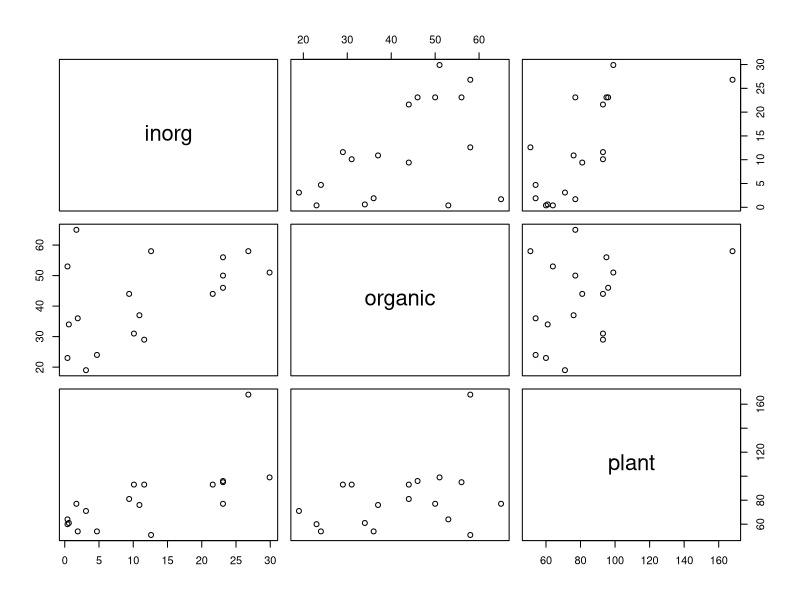
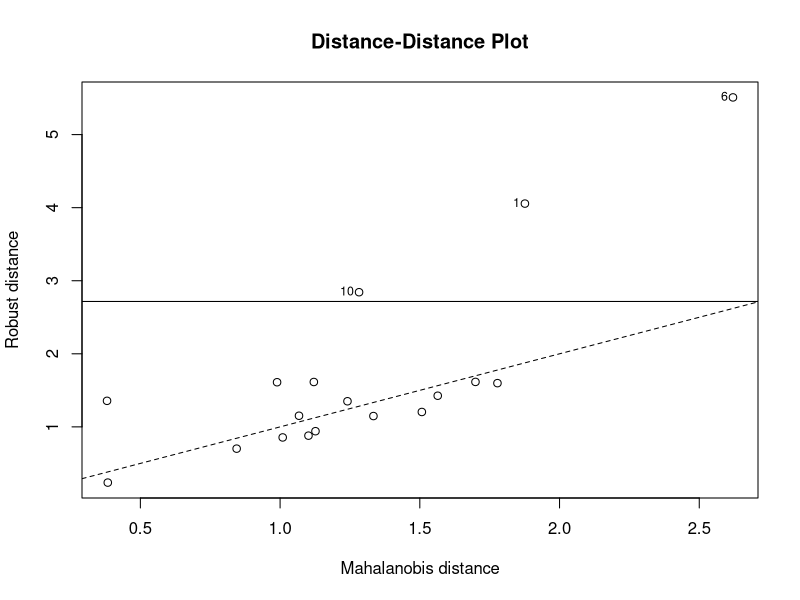

Here is the R script that generated these plots, in order:
library(robustbase)


### Name: phosphor
### Title: Phosphorus Content Data
### Aliases: phosphor
### Keywords: datasets

### ** Examples

data(phosphor)
plot(phosphor)
summary(lm.phosphor <- lm(plant ~ ., data = phosphor))
summary(lts.phosphor <- ltsReg(plant ~ ., data = phosphor))

phosphor.x <- data.matrix(phosphor[, 1:2])
cPh <- covMcd(phosphor.x)
plot(cPh, "dd")
